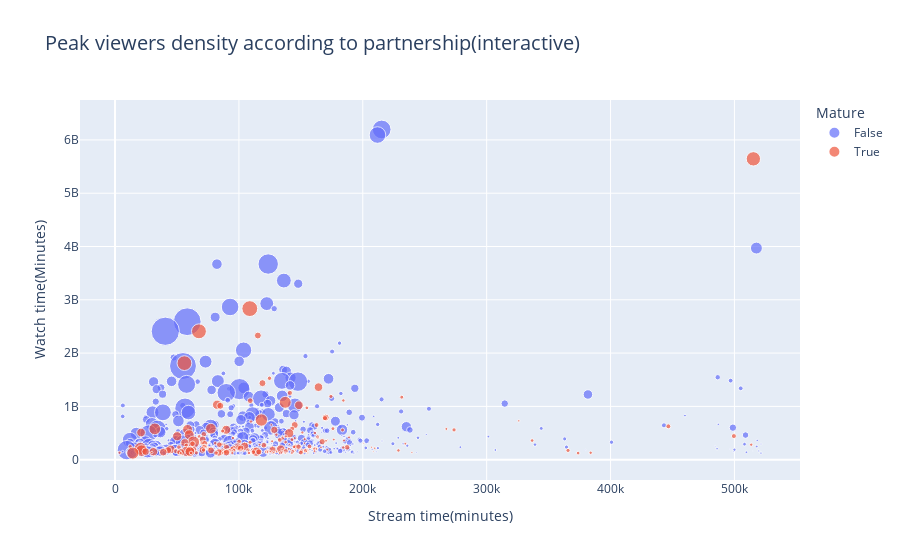

Notebook source saved alongside this figure:
### Code cell
import plotly.express as px
fig = px.scatter(df, x="Stream time(minutes)", y="Watch time(Minutes)", size='Followers gained',color='Mature',title='<span style="font-size: 20px;">Peak viewers density according to partnership(interactive)</span>')
fig.show()

### Figure 1 — Plotly figure (JSON) as saved in the notebook; plotly's stock layout.template omitted (floating-point values rounded to 4 significant figures; data arrays with more than 128 entries replaced by an {"elided": "..."} marker saying what was removed)
{"data": [{"hovertemplate": "Mature=False<br>Stream time(minutes)=%{x}<br>Watch time(Minutes)=%{y}<br>Followers gained=%{marker.size}<extra></extra>", "legendgroup": "False", "marker": {"color": "#636efa", "size": {"elided": "767 int values"}, "sizemode": "area", "sizeref": 9916.0, "symbol": "circle"}, "mode": "markers", "name": "False", "orientation": "v", "showlegend": true, "type": "scatter", "x": {"elided": "767 int values"}, "xaxis": "x", "y": {"elided": "767 int values"}, "yaxis": "y"}, {"hovertemplate": "Mature=True<br>Stream time(minutes)=%{x}<br>Watch time(Minutes)=%{y}<br>Followers gained=%{marker.size}<extra></extra>", "legendgroup": "True", "marker": {"color": "#EF553B", "size": {"elided": "230 int values"}, "sizemode": "area", "sizeref": 9916.0, "symbol": "circle"}, "mode": "markers", "name": "True", "orientation": "v", "showlegend": true, "type": "scatter", "x": {"elided": "230 int values"}, "xaxis": "x", "y": {"elided": "230 int values"}, "yaxis": "y"}], "layout": {"legend": {"itemsizing": "constant", "title": {"text": "Mature"}, "tracegroupgap": 0}, "title": {"text": "<span style=\"font-size: 20px;\">Peak viewers density according to partnership(interactive)</span>"}, "xaxis": {"anchor": "y", "domain": [0, 1], "title": {"text": "Stream time(minutes)"}}, "yaxis": {"anchor": "x", "domain": [0, 1], "title": {"text": "Watch time(Minutes)"}}}}
